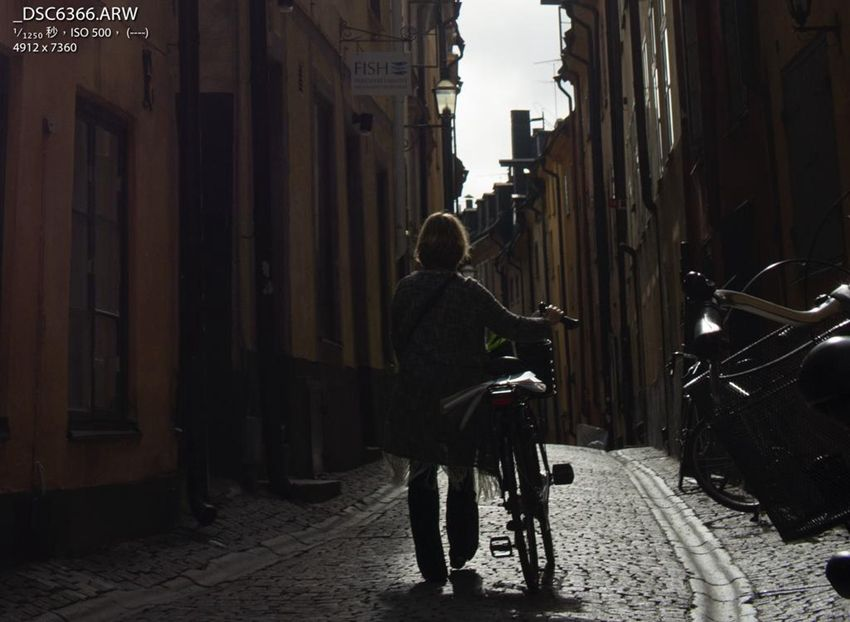
#> input picture image processing/clahe/timg.jpg, 850 x 622 px
$ python clahe.py
#> lines starting #> are read from the running program, lines starting #| are printed output that depends on the picture
import cv2
import matplotlib.pyplot as plt

img = cv2.imread('timg.jpg',0) #直接读为灰度图像
#> img: shape (622, 850); min 0, max 255, mean 45.9
res = cv2.equalizeHist(img)  #灰度图直方图均衡化
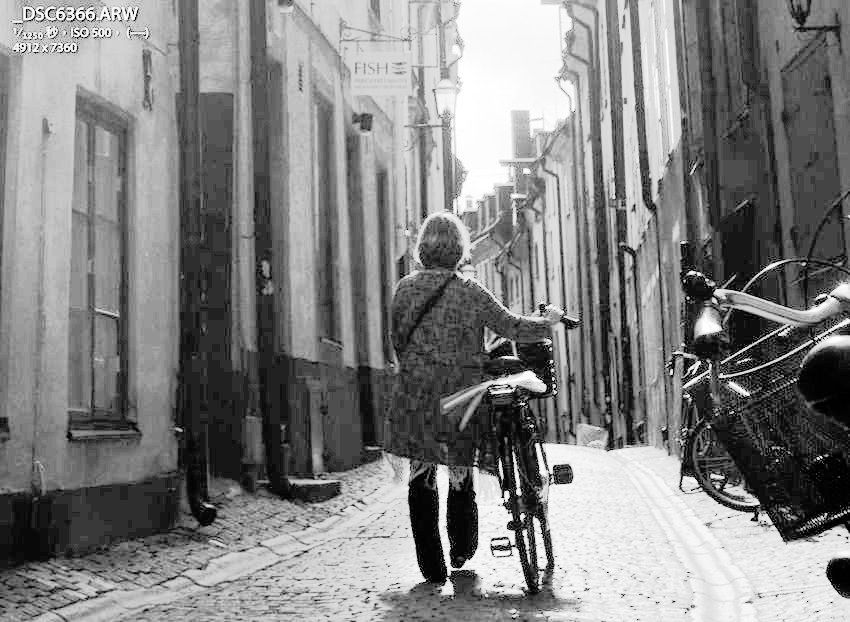
#> res: shape (622, 850); min 0, max 255, mean 130.1

clahe = cv2.createCLAHE(clipLimit=2,tileGridSize=(10,10)) #clipLimit颜色对比度的阈值， titleGridSize进行像素均衡化的网格大小
cl1 = clahe.apply(img)
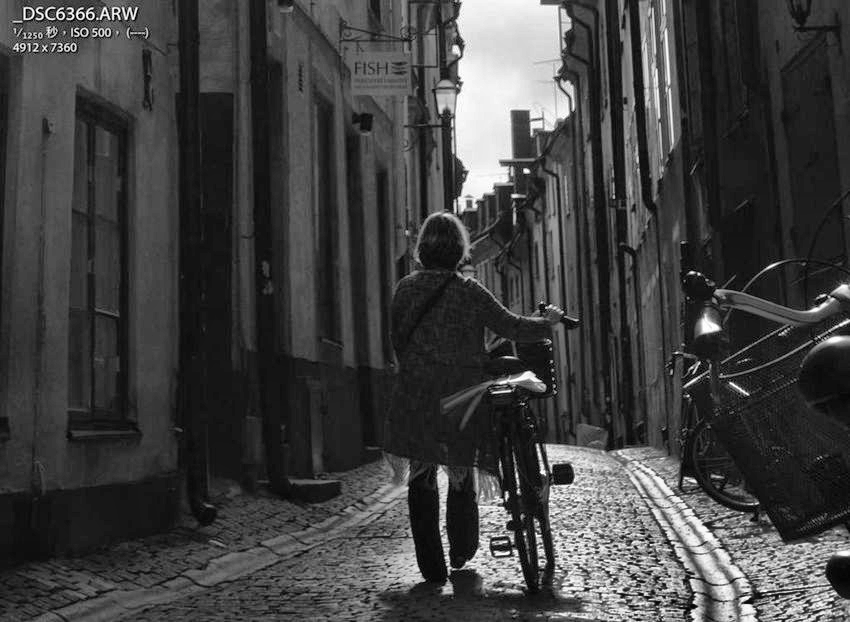
#> cl1: shape (622, 850); min 0, max 255, mean 64.8

plt.imshow(img)

# plt.subplot(131),plt.imshow(img,'gray')  #图像灰度化
# plt.subplot(132),plt.imshow(res,'gray')
# plt.subplot(133),plt.imshow(cl1,'gray')

plt.show()
